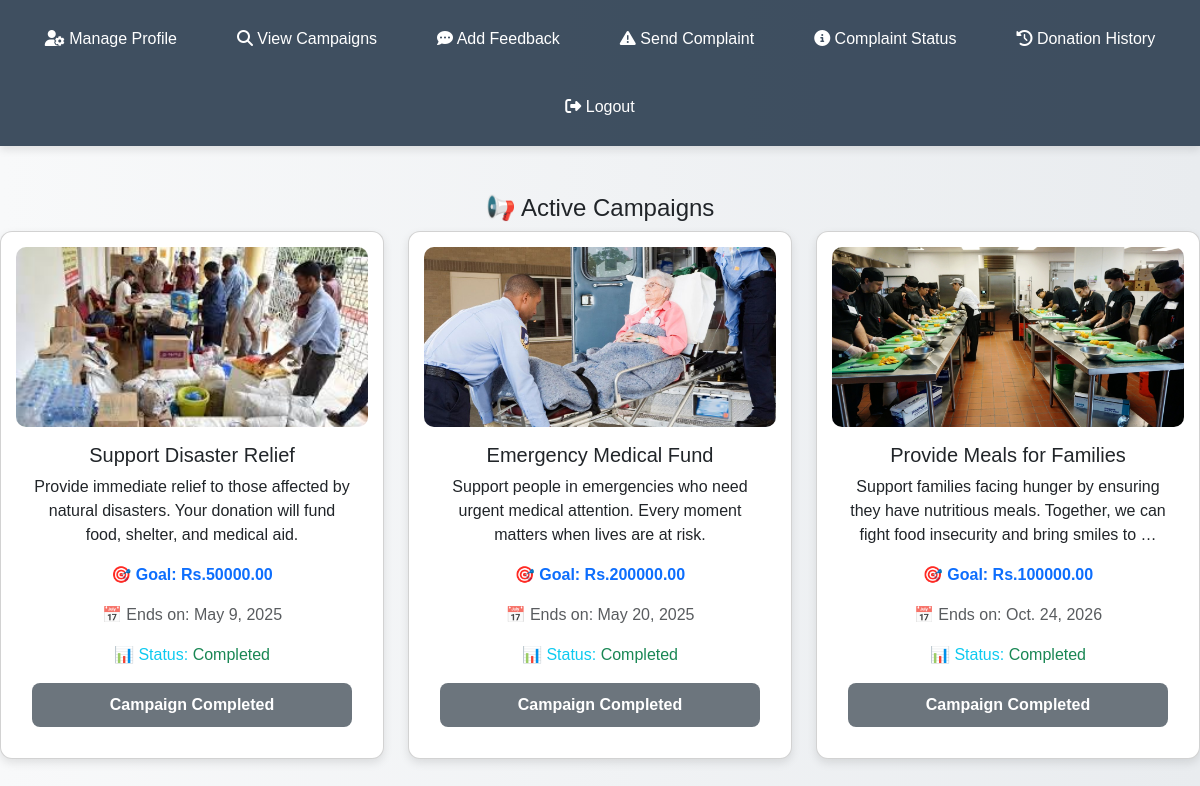
Screenshot of /home/view_campaign/ (signed in) with the database file from the repository.
### home/models.py (models this page shows, shortened)
class Campaign(models.Model):
    organization = models.ForeignKey(
        "Organization", on_delete=models.CASCADE, related_name="campaigns"
    )
    title = models.CharField(max_length=255)
    description = models.TextField()
    goal_amount = models.DecimalField(max_digits=10, decimal_places=2)
    raised_amount = models.DecimalField(max_digits=10, decimal_places=2, default=0.00)
    end_date = models.DateField()
    image = models.ImageField(upload_to="campaign_images/", blank=True, null=True)
    created_by = models.ForeignKey(
        User, on_delete=models.CASCADE, related_name="campaigns", null=True, blank=True
    )
    created_at = models.DateTimeField(auto_now_add=True)
    verified = models.BooleanField(default=False)
    is_edit_pending = models.BooleanField(default=False)
    STATUS_CHOICES = [
        ("Ongoing", "Ongoing"),
        ("Completed", "Completed"),
    ]
    status = models.CharField(max_length=10, choices=STATUS_CHOICES, default="Ongoing")

### home/views.py (the view)
# urls.py: path('view_campaign/', views.view_campaign, name='view_campaign'),
@login_required
def view_campaign(request):
    Campaign.objects.filter(
        (Q(raised_amount__gte=F('goal_amount')) | Q(end_date__lt=timezone.now())) & Q(status="Ongoing")
    ).update(status="Completed")
    campaigns = Campaign.objects.filter(verified=True).order_by('-created_at')
    try:
        donor_profile = Donor.objects.get(user=request.user)  # Refresh from DB
        required_fields = [
            donor_profile.name,
            donor_profile.phone,
            donor_profile.email,
            donor_profile.address,
            donor_profile.date_of_birth,
        ]
        profile_complete = all(required_fields)
        if donor_profile.date_of_birth:
            today = date.today()
            age = today.year - donor_profile.date_of_birth.year - (
                (today.month, today.day) < (donor_profile.date_of_birth.month, donor_profile.date_of_birth.day)
            )
            if age < 18:
                profile_complete = False
    except Donor.DoesNotExist:
        profile_complete = False
    return render(request, 'view_campaign.html', {
        'campaigns': campaigns,
        'profile_complete': profile_complete,
    })

### templates/view_campaign.html (shortened to what this page needs)
{% load tz %}
<!DOCTYPE html>
<html lang="en">
<head>
    <link href="https://cdn.jsdelivr.net/npm/bootstrap@5.3.0-alpha1/dist/css/bootstrap.min.css" rel="stylesheet">
    <link href="https://cdn.jsdelivr.net/npm/@fortawesome/fontawesome-free@6.5.0/css/all.min.css" rel="stylesheet">
</head>
<body>
    <nav class="navbar">
        <div class="link-container">
            <a href="{% url 'donor_profile' %}"><i class="fa-solid fa-user-gear"></i> Manage Profile</a>
            <a href="{% url 'view_campaign' %}"><i class="fa-solid fa-magnifying-glass"></i> View Campaigns</a>
            <a href="{% url 'donor_feedback' %}"><i class="fa-solid fa-comment-dots"></i> Add Feedback</a>
            <a href="{% url 'submit_donor_complaint' %}"><i class="fa-solid fa-triangle-exclamation"></i> Send Complaint</a>
            <a href="{% url 'donor_complaint_list' %}"><i class="fa-solid fa-circle-info"></i> Complaint Status</a>
            <a href="{% url 'donationhistory' %}"><i class="fa-solid fa-clock-rotate-left"></i> Donation History</a>
            <form action="{% url 'donorlogout' %}" method="post" style="display: inline;">
                <button type="submit" class="btn-logout">
                    <i class="fa-solid fa-right-from-bracket"></i> Logout
                </button>
            </form>
        </div>
    </nav>
    {% if campaigns %}
    <h4 class="mt-5 text-center">📢 Active Campaigns</h4>
    <div class="row">
        {% for campaign in campaigns %}
        <div class="col-md-4 d-flex fade-in">
            <div class="card campaign-card h-100 w-100 d-flex flex-column">
                <div class="image-container">
                    {% if campaign.image %}
                    <img src="{{ campaign.image.url }}" class="campaign-img" alt="{{ campaign.title }}">
                    {% else %}
                    <img src="https://via.placeholder.com/200" class="campaign-img" alt="No Image Available">
                    {% endif %}
                </div>
                <div class="card-body d-flex flex-column text-center">
                    <h5 class="card-title">{{ campaign.title }}</h5>
                    <p class="card-text flex-grow-1">{{ campaign.description|truncatewords:20 }}</p>
                    <p class="fw-bold text-primary">🎯 Goal: Rs.{{ campaign.goal_amount }}</p>
                    <p class="text-muted">📅 Ends on: {{ campaign.end_date }}</p>
                    <p class="text-info">📊 Status:
                        <span class="{% if campaign.status == 'Completed' %}text-success{% else %}text-warning{% endif %}">
                            {{ campaign.status }}
                        </span>
                    </p>
                    {% if campaign.status == 'Completed' %}
                        {% if campaign.end_date < now %}
                            <button class="btn btn-secondary btn-donate mt-auto btn-disabled"
                                onclick="alert('This campaign has ended. Donations are no longer accepted.')">
                                Campaign Ended
                            </button>
                        {% else %}
                            <button class="btn btn-secondary btn-donate mt-auto btn-disabled"
                                onclick="alert('This campaign has been completed. Donations are no longer accepted.')">
                                Campaign Completed
                            </button>
                        {% endif %}
                    {% endif %}
                </div>
            </div>
        </div>
        {% endfor %}
    </div>
    {% else %}
    <p class="text-danger text-center mt-4">No campaigns available.</p>
    {% endif %}
</body>
</html>

### templates/view_campaign.html (style rules this page uses)
.navbar { background-color: rgba(44, 62, 80, 0.9); padding: 15px 0; box-shadow: 0 4px 8px rgba(0, 0, 0, 0.1); }
.link-container { display: flex; justify-content: center; gap: 20px; flex-wrap: wrap; }
.link-container a, .link-container button.btn-logout { color: white; text-decoration: none; font-size: 16px; padding: 12px 20px; border-radius: 5px; transition: background-color 0.3s ease; background: none; border: none; }
.btn-logout { background-color: #e74c3c; font-size: 16px; transition: background-color 0.3s ease; cursor: pointer; }
body { background: linear-gradient(to right, #f8f9fa, #e9ecef); font-family: 'Poppins', sans-serif; }
.campaign-card { border-radius: 12px; overflow: hidden; box-shadow: 0 4px 10px rgba(0, 0, 0, 0.1); transition: transform 0.3s ease-in-out, box-shadow 0.3s ease-in-out; background-color: white; display: flex; flex-direction: column; align-items: center; text-align: center; padding: 15px; }
.image-container { width: 100%; height: 180px; overflow: hidden; border-radius: 10px; }
.campaign-img { width: 100%; height: 100%; object-fit: cover; }
.btn-donate { background: #28a745; border: none; padding: 10px 15px; font-weight: bold; border-radius: 8px; transition: background 0.3s ease-in-out, transform 0.2s; text-decoration: none; color: white; }
.btn-disabled { background-color: #6c757d; cursor: not-allowed; }
.fade-in { opacity: 0; animation: fadeIn 0.5s ease-in-out forwards; }

### rows the page displays
Campaign: image (picture), title "Support Disaster Relief", description "Provide immediate relief to those affected by natural disasters. Your donation will fund food, shelter, and medical aid.", goal_amount "50000.00", end_date "May 9, 2025", status "Completed", shows "Campaign Completed"
Campaign: image (picture), title "Emergency Medical Fund", description "Support people in emergencies who need urgent medical attention. Every moment matters when lives are at risk.", goal_amount "200000.00", end_date "May 20, 2025", status "Completed", shows "Campaign Completed"
Campaign: image (picture), title "Provide Meals for Families", description "Support families facing hunger by ensuring they have nutritious meals. Together, we can fight food insecurity and bring smiles to …", goal_amount "100000.00", end_date "Oct. 24, 2026", status "Completed", shows "Campaign Completed"
